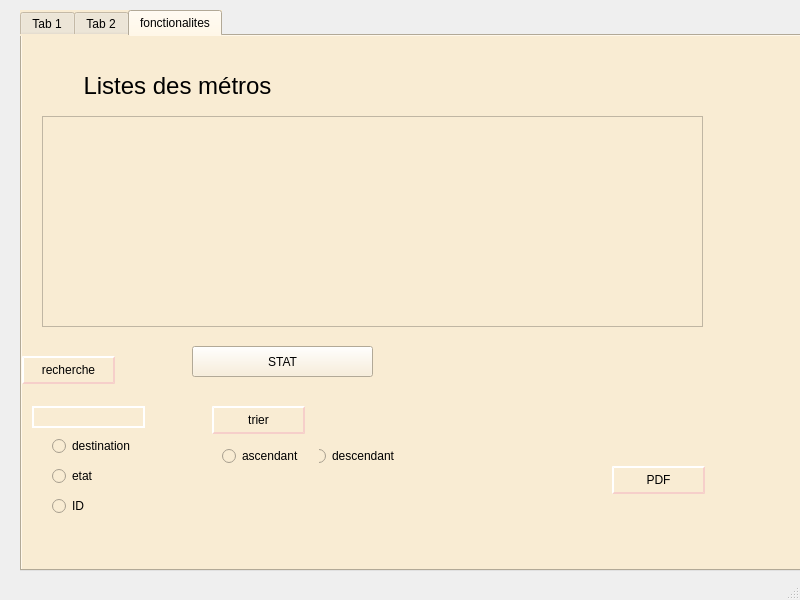
<?xml version="1.0" encoding="UTF-8"?>
<ui version="4.0">
 <class>MainWindow</class>
 <widget class="QMainWindow" name="MainWindow">
  <property name="geometry">
   <rect>
    <x>0</x>
    <y>0</y>
    <width>800</width>
    <height>600</height>
   </rect>
  </property>
  <property name="windowTitle">
   <string>MainWindow</string>
  </property>
  <widget class="QWidget" name="centralwidget">
   <widget class="QTabWidget" name="tabWidget">
    <property name="geometry">
     <rect>
      <x>20</x>
      <y>10</y>
      <width>871</width>
      <height>561</height>
     </rect>
    </property>
    <property name="styleSheet">
     <string notr="true">background-color: qradialgradient(spread:pad, cx:1, cy:1, radius:2, fx:1, fy:1, stop:0.149798 rgba(0, 0, 0, 255), stop:0.546559 rgba(248, 248, 248, 255));
background-color: rgb(249, 236, 211);</string>
    </property>
    <property name="currentIndex">
     <number>2</number>
    </property>
    <widget class="QWidget" name="tab_5">
     <attribute name="title">
      <string>Tab 1</string>
     </attribute>
     <widget class="QWidget" name="widget" native="true">
      <property name="geometry">
       <rect>
        <x>0</x>
        <y>0</y>
        <width>801</width>
        <height>121</height>
       </rect>
      </property>
      <property name="styleSheet">
       <string notr="true">background-color: rgba(0, 0, 0, 25);
background-color: rgba(0, 0, 0, 216);</string>
      </property>
      <widget class="QLabel" name="label">
       <property name="geometry">
        <rect>
         <x>0</x>
         <y>20</y>
         <width>791</width>
         <height>81</height>
        </rect>
       </property>
       <property name="text">
        <string>&lt;html&gt;&lt;head/&gt;&lt;body&gt;&lt;p align=&quot;center&quot;&gt;&lt;span style=&quot; font-size:36pt; font-weight:600; font-style:italic; text-decoration: underline; color:#ff9500;&quot;&gt;Bienvenue&lt;/span&gt;&lt;/p&gt;&lt;/body&gt;&lt;/html&gt;</string>
       </property>
      </widget>
     </widget>
     <widget class="QFrame" name="frame">
      <property name="geometry">
       <rect>
        <x>0</x>
        <y>120</y>
        <width>111</width>
        <height>401</height>
       </rect>
      </property>
      <property name="styleSheet">
       <string notr="true">background-color: rgb(255, 149, 0);</string>
      </property>
      <property name="frameShape">
       <enum>QFrame::StyledPanel</enum>
      </property>
      <property name="frameShadow">
       <enum>QFrame::Raised</enum>
      </property>
      <widget class="QWidget" name="widget_2" native="true">
       <property name="geometry">
        <rect>
         <x>20</x>
         <y>0</y>
         <width>61</width>
         <height>401</height>
        </rect>
       </property>
       <property name="styleSheet">
        <string notr="true">background-color: rgba(0, 0, 0, 25);
</string>
       </property>
      </widget>
     </widget>
     <widget class="QWidget" name="widget_3" native="true">
      <property name="geometry">
       <rect>
        <x>160</x>
        <y>160</y>
        <width>571</width>
        <height>291</height>
       </rect>
      </property>
      <property name="styleSheet">
       <string notr="true">background-color: rgb(17, 17, 17);</string>
      </property>
      <widget class="QTextBrowser" name="textBrowser">
       <property name="geometry">
        <rect>
         <x>0</x>
         <y>0</y>
         <width>571</width>
         <height>31</height>
        </rect>
       </property>
       <property name="styleSheet">
        <string notr="true">background-color: qradialgradient(spread:pad, cx:1, cy:1, radius:2, fx:1, fy:1, stop:0.149798 rgba(0, 0, 0, 255), stop:0.546559 rgba(248, 248, 248, 255));
background-color: rgb(249, 236, 211);</string>
       </property>
       <property name="html">
        <string>&lt;!DOCTYPE HTML PUBLIC &quot;-//W3C//DTD HTML 4.0//EN&quot; &quot;http://www.w3.org/TR/REC-html40/strict.dtd&quot;&gt;
&lt;html&gt;&lt;head&gt;&lt;meta name=&quot;qrichtext&quot; content=&quot;1&quot; /&gt;&lt;style type=&quot;text/css&quot;&gt;
p, li { white-space: pre-wrap; }
&lt;/style&gt;&lt;/head&gt;&lt;body style=&quot; font-family:'MS Shell Dlg 2'; font-size:7.8pt; font-weight:400; font-style:normal;&quot;&gt;
&lt;p align=&quot;center&quot; style=&quot; margin-top:0px; margin-bottom:0px; margin-left:0px; margin-right:0px; -qt-block-indent:0; text-indent:0px;&quot;&gt;&lt;span style=&quot; font-family:'.AppleSystemUIFont'; font-size:18pt; font-style:italic;&quot;&gt;Veuillez se connecter&lt;/span&gt;&lt;/p&gt;&lt;/body&gt;&lt;/html&gt;</string>
       </property>
      </widget>
      <widget class="QTextBrowser" name="textBrowser_2">
       <property name="geometry">
        <rect>
         <x>20</x>
         <y>50</y>
         <width>271</width>
         <height>201</height>
        </rect>
       </property>
       <property name="html">
        <string>&lt;!DOCTYPE HTML PUBLIC &quot;-//W3C//DTD HTML 4.0//EN&quot; &quot;http://www.w3.org/TR/REC-html40/strict.dtd&quot;&gt;
&lt;html&gt;&lt;head&gt;&lt;meta name=&quot;qrichtext&quot; content=&quot;1&quot; /&gt;&lt;style type=&quot;text/css&quot;&gt;
p, li { white-space: pre-wrap; }
&lt;/style&gt;&lt;/head&gt;&lt;body style=&quot; font-family:'MS Shell Dlg 2'; font-size:7.8pt; font-weight:400; font-style:normal;&quot;&gt;
&lt;p style=&quot; margin-top:0px; margin-bottom:0px; margin-left:0px; margin-right:0px; -qt-block-indent:0; text-indent:0px;&quot;&gt;&lt;span style=&quot; font-family:'.AppleSystemUIFont'; font-size:18pt; font-weight:600; color:#ffffff;&quot;&gt; Identifiant : &lt;/span&gt;&lt;/p&gt;
&lt;p style=&quot;-qt-paragraph-type:empty; margin-top:0px; margin-bottom:0px; margin-left:0px; margin-right:0px; -qt-block-indent:0; text-indent:0px; font-family:'.AppleSystemUIFont'; font-size:18pt; font-weight:600; color:#ffffff;&quot;&gt;&lt;br /&gt;&lt;/p&gt;
&lt;p style=&quot;-qt-paragraph-type:empty; margin-top:0px; margin-bottom:0px; margin-left:0px; margin-right:0px; -qt-block-indent:0; text-indent:0px; font-family:'.AppleSystemUIFont'; font-size:18pt; font-weight:600; color:#ffffff;&quot;&gt;&lt;br /&gt;&lt;/p&gt;
&lt;p style=&quot;-qt-paragraph-type:empty; margin-top:0px; margin-bottom:0px; margin-left:0px; margin-right:0px; -qt-block-indent:0; text-indent:0px; font-family:'.AppleSystemUIFont'; font-size:18pt; font-weight:600; color:#ffffff;&quot;&gt;&lt;br /&gt;&lt;/p&gt;
&lt;p style=&quot; margin-top:0px; margin-bottom:0px; margin-left:0px; margin-right:0px; -qt-block-indent:0; text-indent:0px;&quot;&gt;&lt;span style=&quot; font-family:'.AppleSystemUIFont'; font-size:18pt; font-weight:600; color:#ffffff;&quot;&gt; &lt;/span&gt;&lt;/p&gt;
&lt;p style=&quot; margin-top:0px; margin-bottom:0px; margin-left:0px; margin-right:0px; -qt-block-indent:0; text-indent:0px;&quot;&gt;&lt;span style=&quot; font-family:'.AppleSystemUIFont'; font-size:18pt; font-weight:600; color:#ffffff;&quot;&gt; Mot de passe :&lt;/span&gt;&lt;/p&gt;&lt;/body&gt;&lt;/html&gt;</string>
       </property>
      </widget>
      <widget class="QLineEdit" name="lineEdit">
       <property name="geometry">
        <rect>
         <x>190</x>
         <y>90</y>
         <width>141</width>
         <height>31</height>
        </rect>
       </property>
       <property name="styleSheet">
        <string notr="true">background-color: rgb(255, 255, 255);</string>
       </property>
      </widget>
      <widget class="QLineEdit" name="lineEdit_2">
       <property name="geometry">
        <rect>
         <x>190</x>
         <y>200</y>
         <width>141</width>
         <height>31</height>
        </rect>
       </property>
       <property name="styleSheet">
        <string notr="true">background-color: rgb(255, 255, 255);</string>
       </property>
      </widget>
      <widget class="QPushButton" name="pushButton">
       <property name="geometry">
        <rect>
         <x>420</x>
         <y>240</y>
         <width>113</width>
         <height>32</height>
        </rect>
       </property>
       <property name="styleSheet">
        <string notr="true">background-color: rgb(255, 255, 255);</string>
       </property>
       <property name="text">
        <string>Se Connecter</string>
       </property>
      </widget>
     </widget>
    </widget>
    <widget class="QWidget" name="tab_6">
     <attribute name="title">
      <string>Tab 2</string>
     </attribute>
     <widget class="QWidget" name="widget_4" native="true">
      <property name="geometry">
       <rect>
        <x>10</x>
        <y>0</y>
        <width>781</width>
        <height>511</height>
       </rect>
      </property>
      <property name="styleSheet">
       <string notr="true">background-color: rgb(42, 42, 42);</string>
      </property>
      <widget class="QWidget" name="widget_5" native="true">
       <property name="geometry">
        <rect>
         <x>0</x>
         <y>0</y>
         <width>791</width>
         <height>61</height>
        </rect>
       </property>
       <property name="styleSheet">
        <string notr="true">background-color: rgb(0, 0, 0);</string>
       </property>
       <widget class="QLabel" name="label_2">
        <property name="geometry">
         <rect>
          <x>0</x>
          <y>10</y>
          <width>761</width>
          <height>41</height>
         </rect>
        </property>
        <property name="text">
         <string>&lt;html&gt;&lt;head/&gt;&lt;body&gt;&lt;p align=&quot;center&quot;&gt;&lt;span style=&quot; font-size:24pt; font-weight:600; text-decoration: underline; color:#ff9300;&quot;&gt;Gestion des métros&lt;/span&gt;&lt;/p&gt;&lt;/body&gt;&lt;/html&gt;</string>
        </property>
       </widget>
      </widget>
      <widget class="QGroupBox" name="groupBox">
       <property name="geometry">
        <rect>
         <x>10</x>
         <y>80</y>
         <width>381</width>
         <height>201</height>
        </rect>
       </property>
       <property name="styleSheet">
        <string notr="true">background-color: rgb(255, 147, 0);</string>
       </property>
       <property name="title">
        <string>Métro</string>
       </property>
       <widget class="QLabel" name="label_3">
        <property name="geometry">
         <rect>
          <x>10</x>
          <y>30</y>
          <width>171</width>
          <height>21</height>
         </rect>
        </property>
        <property name="text">
         <string>&lt;html&gt;&lt;head/&gt;&lt;body&gt;&lt;p&gt;&lt;span style=&quot; font-size:14pt; font-weight:600;&quot;&gt;Identifiant :&lt;/span&gt;&lt;/p&gt;&lt;p&gt;&lt;br/&gt;&lt;/p&gt;&lt;/body&gt;&lt;/html&gt;</string>
        </property>
       </widget>
       <widget class="QLabel" name="label_4">
        <property name="geometry">
         <rect>
          <x>10</x>
          <y>60</y>
          <width>161</width>
          <height>31</height>
         </rect>
        </property>
        <property name="text">
         <string>&lt;html&gt;&lt;head/&gt;&lt;body&gt;&lt;p&gt;&lt;span style=&quot; font-size:14pt; font-weight:600;&quot;&gt;Départ : &lt;/span&gt;&lt;/p&gt;&lt;/body&gt;&lt;/html&gt;</string>
        </property>
       </widget>
       <widget class="QLineEdit" name="lineEdit_id">
        <property name="geometry">
         <rect>
          <x>240</x>
          <y>20</y>
          <width>101</width>
          <height>21</height>
         </rect>
        </property>
        <property name="styleSheet">
         <string notr="true">background-color: rgb(255, 255, 255);</string>
        </property>
       </widget>
       <widget class="QLabel" name="label_5">
        <property name="geometry">
         <rect>
          <x>10</x>
          <y>90</y>
          <width>171</width>
          <height>31</height>
         </rect>
        </property>
        <property name="text">
         <string>&lt;html&gt;&lt;head/&gt;&lt;body&gt;&lt;p&gt;&lt;span style=&quot; font-size:14pt; font-weight:600;&quot;&gt;Destination : &lt;/span&gt;&lt;/p&gt;&lt;/body&gt;&lt;/html&gt;</string>
        </property>
       </widget>
       <widget class="QLineEdit" name="lineEdit_destination">
        <property name="geometry">
         <rect>
          <x>240</x>
          <y>90</y>
          <width>101</width>
          <height>21</height>
         </rect>
        </property>
        <property name="styleSheet">
         <string notr="true">background-color: rgb(255, 255, 255);
</string>
        </property>
       </widget>
       <widget class="QLabel" name="label_6">
        <property name="geometry">
         <rect>
          <x>10</x>
          <y>130</y>
          <width>131</width>
          <height>31</height>
         </rect>
        </property>
        <property name="text">
         <string>&lt;html&gt;&lt;head/&gt;&lt;body&gt;&lt;p&gt;&lt;span style=&quot; font-size:14pt; font-weight:600;&quot;&gt;Nombre de places :&lt;/span&gt;&lt;/p&gt;&lt;/body&gt;&lt;/html&gt;</string>
        </property>
       </widget>
       <widget class="QLabel" name="label_7">
        <property name="geometry">
         <rect>
          <x>30</x>
          <y>160</y>
          <width>81</width>
          <height>31</height>
         </rect>
        </property>
        <property name="text">
         <string>&lt;html&gt;&lt;head/&gt;&lt;body&gt;&lt;p&gt;&lt;span style=&quot; font-size:14pt; font-weight:600;&quot;&gt;état :&lt;/span&gt;&lt;/p&gt;&lt;/body&gt;&lt;/html&gt;</string>
        </property>
       </widget>
       <widget class="QLineEdit" name="lineEdit_places">
        <property name="geometry">
         <rect>
          <x>230</x>
          <y>120</y>
          <width>113</width>
          <height>22</height>
         </rect>
        </property>
       </widget>
       <widget class="QLineEdit" name="lineEdit_depart">
        <property name="geometry">
         <rect>
          <x>240</x>
          <y>50</y>
          <width>113</width>
          <height>22</height>
         </rect>
        </property>
       </widget>
       <widget class="QCheckBox" name="checkBox_marche">
        <property name="geometry">
         <rect>
          <x>200</x>
          <y>170</y>
          <width>83</width>
          <height>20</height>
         </rect>
        </property>
        <property name="text">
         <string>marche</string>
        </property>
       </widget>
       <widget class="QCheckBox" name="checkBox_panne">
        <property name="geometry">
         <rect>
          <x>290</x>
          <y>170</y>
          <width>83</width>
          <height>20</height>
         </rect>
        </property>
        <property name="text">
         <string>panne</string>
        </property>
       </widget>
      </widget>
      <widget class="QWidget" name="widget_6" native="true">
       <property name="geometry">
        <rect>
         <x>9</x>
         <y>290</y>
         <width>751</width>
         <height>211</height>
        </rect>
       </property>
       <property name="styleSheet">
        <string notr="true">background-color: rgb(255, 147, 0);</string>
       </property>
       <widget class="QScrollBar" name="verticalScrollBar">
        <property name="geometry">
         <rect>
          <x>710</x>
          <y>40</y>
          <width>16</width>
          <height>160</height>
         </rect>
        </property>
        <property name="styleSheet">
         <string notr="true">background-color: rgb(255, 255, 255);</string>
        </property>
        <property name="orientation">
         <enum>Qt::Vertical</enum>
        </property>
       </widget>
       <widget class="QTableView" name="tableView_3">
        <property name="geometry">
         <rect>
          <x>20</x>
          <y>40</y>
          <width>661</width>
          <height>131</height>
         </rect>
        </property>
        <property name="styleSheet">
         <string notr="true">QHeaderView::section
{
    background-color: qlineargradient(spread:repeat, x1:1, y1:0, x2:1, y2:1, stop:0 rgba(227, 227, 227, 255),stop:1 rgba(187, 187, 187, 255));
	border: 1px solid #000;
    color: #000;
    text-align: left;
	padding: 4px;
	
}


QHeaderView::section:disabled
{
    background-color: #525251;
    color: #656565;

}


QHeaderView::section:checked
{
    background-color: qlineargradient(spread:repeat, x1:1, y1:0, x2:1, y2:1, stop:0 rgba(227, 227, 227, 255),stop:1 rgba(187, 187, 187, 255));
    color: #000;

}


QHeaderView::section::vertical::first,
QHeaderView::section::vertical::only-one
{
    border-top: 1px solid #353635;

}


QHeaderView::section::vertical
{
    border-top: 1px solid #353635;

}


QHeaderView::section::horizontal::first,
QHeaderView::section::horizontal::only-one
{
    border-left: 1px solid #353635;

}


QHeaderView::section::horizontal
{
    border-left: 1px solid #353635;

}


QTableCornerButton::section
{
    background-color: qlineargradient(spread:repeat, x1:1, y1:0, x2:1, y2:1, stop:0 rgba(227, 227, 227, 255),stop:1 rgba(187, 187, 187, 255));
	border: 1px solid #000;
    color: #fff;

}</string>
        </property>
       </widget>
      </widget>
      <widget class="QPushButton" name="pushButton_2">
       <property name="geometry">
        <rect>
         <x>420</x>
         <y>70</y>
         <width>113</width>
         <height>32</height>
        </rect>
       </property>
       <property name="styleSheet">
        <string notr="true">background-color: rgb(255, 255, 255);</string>
       </property>
       <property name="text">
        <string>Ajouter </string>
       </property>
      </widget>
      <widget class="QPushButton" name="pushButton_4">
       <property name="geometry">
        <rect>
         <x>420</x>
         <y>110</y>
         <width>113</width>
         <height>32</height>
        </rect>
       </property>
       <property name="styleSheet">
        <string notr="true">background-color: rgb(255, 255, 255);</string>
       </property>
       <property name="text">
        <string>Supprimer</string>
       </property>
      </widget>
      <widget class="QPushButton" name="pushButton_5">
       <property name="geometry">
        <rect>
         <x>410</x>
         <y>160</y>
         <width>113</width>
         <height>32</height>
        </rect>
       </property>
       <property name="styleSheet">
        <string notr="true">background-color: rgb(255, 255, 255);</string>
       </property>
       <property name="text">
        <string>Afficher</string>
       </property>
      </widget>
      <widget class="QPushButton" name="pushButton_3">
       <property name="geometry">
        <rect>
         <x>400</x>
         <y>210</y>
         <width>113</width>
         <height>32</height>
        </rect>
       </property>
       <property name="styleSheet">
        <string notr="true">background-color: rgb(255, 255, 255);</string>
       </property>
       <property name="text">
        <string>Mettre à jour</string>
       </property>
      </widget>
      <widget class="QLineEdit" name="lineEdit_id_2">
       <property name="geometry">
        <rect>
         <x>640</x>
         <y>140</y>
         <width>111</width>
         <height>21</height>
        </rect>
       </property>
       <property name="styleSheet">
        <string notr="true">background-color: rgb(255, 255, 255);</string>
       </property>
      </widget>
      <widget class="QLineEdit" name="lineEdit_depart_2">
       <property name="geometry">
        <rect>
         <x>640</x>
         <y>170</y>
         <width>113</width>
         <height>22</height>
        </rect>
       </property>
       <property name="styleSheet">
        <string notr="true">background-color: rgb(255, 255, 255);
</string>
       </property>
      </widget>
      <widget class="QLineEdit" name="lineEdit_destination_2">
       <property name="geometry">
        <rect>
         <x>640</x>
         <y>200</y>
         <width>111</width>
         <height>21</height>
        </rect>
       </property>
       <property name="styleSheet">
        <string notr="true">background-color: rgb(255, 255, 255);
</string>
       </property>
      </widget>
      <widget class="QLineEdit" name="lineEdit_places_2">
       <property name="geometry">
        <rect>
         <x>640</x>
         <y>230</y>
         <width>113</width>
         <height>22</height>
        </rect>
       </property>
       <property name="styleSheet">
        <string notr="true">background-color: rgb(255, 255, 255);
</string>
       </property>
      </widget>
      <widget class="QLineEdit" name="lineEdit_etat_2">
       <property name="geometry">
        <rect>
         <x>640</x>
         <y>260</y>
         <width>113</width>
         <height>22</height>
        </rect>
       </property>
       <property name="styleSheet">
        <string notr="true">background-color: rgb(255, 255, 255);
</string>
       </property>
      </widget>
      <widget class="QLabel" name="label_9">
       <property name="geometry">
        <rect>
         <x>550</x>
         <y>140</y>
         <width>56</width>
         <height>16</height>
        </rect>
       </property>
       <property name="styleSheet">
        <string notr="true">background-color: rgb(255, 255, 255);
</string>
       </property>
       <property name="text">
        <string>    ID</string>
       </property>
      </widget>
      <widget class="QLabel" name="label_10">
       <property name="geometry">
        <rect>
         <x>550</x>
         <y>170</y>
         <width>71</width>
         <height>16</height>
        </rect>
       </property>
       <property name="styleSheet">
        <string notr="true">background-color: rgb(255, 255, 255);
</string>
       </property>
       <property name="text">
        <string>DEPART</string>
       </property>
      </widget>
      <widget class="QLabel" name="label_11">
       <property name="geometry">
        <rect>
         <x>530</x>
         <y>200</y>
         <width>91</width>
         <height>20</height>
        </rect>
       </property>
       <property name="styleSheet">
        <string notr="true">background-color: rgb(255, 255, 255);
</string>
       </property>
       <property name="text">
        <string>DESTINATION</string>
       </property>
      </widget>
      <widget class="QLabel" name="label_12">
       <property name="geometry">
        <rect>
         <x>540</x>
         <y>230</y>
         <width>91</width>
         <height>20</height>
        </rect>
       </property>
       <property name="styleSheet">
        <string notr="true">background-color: rgb(255, 255, 255);
</string>
       </property>
       <property name="text">
        <string>NBR PLACES</string>
       </property>
      </widget>
      <widget class="QLabel" name="label_13">
       <property name="geometry">
        <rect>
         <x>570</x>
         <y>260</y>
         <width>31</width>
         <height>16</height>
        </rect>
       </property>
       <property name="styleSheet">
        <string notr="true">background-color: rgb(255, 255, 255);
</string>
       </property>
       <property name="text">
        <string>ETAT</string>
       </property>
      </widget>
     </widget>
    </widget>
    <widget class="QWidget" name="tab">
     <attribute name="title">
      <string>fonctionalites</string>
     </attribute>
     <widget class="QTableView" name="tableView_2">
      <property name="geometry">
       <rect>
        <x>20</x>
        <y>80</y>
        <width>661</width>
        <height>211</height>
       </rect>
      </property>
      <property name="styleSheet">
       <string notr="true">QHeaderView::section
{
    background-color: qlineargradient(spread:repeat, x1:1, y1:0, x2:1, y2:1, stop:0 rgba(227, 227, 227, 255),stop:1 rgba(187, 187, 187, 255));
	border: 1px solid #000;
    color: #000;
    text-align: left;
	padding: 4px;
	
}


QHeaderView::section:disabled
{
    background-color: #525251;
    color: #656565;

}


QHeaderView::section:checked
{
    background-color: qlineargradient(spread:repeat, x1:1, y1:0, x2:1, y2:1, stop:0 rgba(227, 227, 227, 255),stop:1 rgba(187, 187, 187, 255));
    color: #000;

}


QHeaderView::section::vertical::first,
QHeaderView::section::vertical::only-one
{
    border-top: 1px solid #353635;

}


QHeaderView::section::vertical
{
    border-top: 1px solid #353635;

}


QHeaderView::section::horizontal::first,
QHeaderView::section::horizontal::only-one
{
    border-left: 1px solid #353635;

}


QHeaderView::section::horizontal
{
    border-left: 1px solid #353635;

}


QTableCornerButton::section
{
    background-color: qlineargradient(spread:repeat, x1:1, y1:0, x2:1, y2:1, stop:0 rgba(227, 227, 227, 255),stop:1 rgba(187, 187, 187, 255));
	border: 1px solid #000;
    color: #fff;

}</string>
      </property>
     </widget>
     <widget class="QLabel" name="label_8">
      <property name="geometry">
       <rect>
        <x>0</x>
        <y>30</y>
        <width>311</width>
        <height>41</height>
       </rect>
      </property>
      <property name="text">
       <string>&lt;html&gt;&lt;head/&gt;&lt;body&gt;&lt;p align=&quot;center&quot;&gt;&lt;span style=&quot; font-size:18pt;&quot;&gt;Listes des métros&lt;/span&gt;&lt;/p&gt;&lt;/body&gt;&lt;/html&gt;</string>
      </property>
     </widget>
     <widget class="QRadioButton" name="radioButton_salaire">
      <property name="geometry">
       <rect>
        <x>30</x>
        <y>400</y>
        <width>101</width>
        <height>20</height>
       </rect>
      </property>
      <property name="text">
       <string>destination</string>
      </property>
     </widget>
     <widget class="QRadioButton" name="radioButton_ID">
      <property name="geometry">
       <rect>
        <x>30</x>
        <y>460</y>
        <width>97</width>
        <height>20</height>
       </rect>
      </property>
      <property name="text">
       <string>ID</string>
      </property>
     </widget>
     <widget class="QRadioButton" name="radioButton_nom">
      <property name="geometry">
       <rect>
        <x>30</x>
        <y>430</y>
        <width>97</width>
        <height>20</height>
       </rect>
      </property>
      <property name="text">
       <string>etat</string>
      </property>
     </widget>
     <widget class="QLineEdit" name="line_recherche_critere">
      <property name="geometry">
       <rect>
        <x>10</x>
        <y>370</y>
        <width>113</width>
        <height>22</height>
       </rect>
      </property>
      <property name="styleSheet">
       <string notr="true">border-width: 2px;
border-style: solid;
border-color: white;</string>
      </property>
     </widget>
     <widget class="QPushButton" name="recherche_critere_emp">
      <property name="geometry">
       <rect>
        <x>0</x>
        <y>320</y>
        <width>93</width>
        <height>28</height>
       </rect>
      </property>
      <property name="styleSheet">
       <string notr="true">QPushButton {
color: #FFFFF;
border: 2px solid #F6CFCA;
border-radius: 20px;
border-style: outset;
background: qradialgradient(
cx: 0.3, cy: -0.4, fx: 0.3, fy: -0.4,
radius: 1.35, stop: 0 #fff, stop: 1 #fff
);
padding: 0.3rem 0.2rem;
}

QPushButton:hover {
background: qradialgradient(
cx: 0.3, cy: -0.4, fx: 0.3, fy: -0.4,
radius: 1.35, stop: 0 #fff, stop: 1 #bbb
);
 
    background-color:#FE7F9C	;
    border-radius: 15px;
}</string>
      </property>
      <property name="text">
       <string>recherche</string>
      </property>
     </widget>
     <widget class="QRadioButton" name="rb_desc_historique">
      <property name="geometry">
       <rect>
        <x>290</x>
        <y>410</y>
        <width>97</width>
        <height>20</height>
       </rect>
      </property>
      <property name="styleSheet">
       <string notr="true">QRadioBotton {

border: 2px solid #F6CFCA;
border-radius: 20px;
border-style: outset;
background: qradialgradient(
cx: 0.3, cy: -0.4, fx: 0.3, fy: -0.4,
radius: 1.35, stop: 0 , stop: 1 
);
padding: 0.3rem 0.2rem;
}
QRadioBotton:hover {
background: qradialgradient(
cx: 0.3, cy: -0.4, fx: 0.3, fy: -0.4,
radius: 1.35, stop: 0 , stop: 1 #bbb
);
 
    background-color:#98FB98	;
    border-radius: 15px;
}</string>
      </property>
      <property name="text">
       <string>descendant</string>
      </property>
     </widget>
     <widget class="QRadioButton" name="rb_asc_historique">
      <property name="geometry">
       <rect>
        <x>200</x>
        <y>410</y>
        <width>97</width>
        <height>20</height>
       </rect>
      </property>
      <property name="text">
       <string>ascendant</string>
      </property>
     </widget>
     <widget class="QPushButton" name="pushButton_trier_salaire">
      <property name="geometry">
       <rect>
        <x>190</x>
        <y>370</y>
        <width>93</width>
        <height>28</height>
       </rect>
      </property>
      <property name="styleSheet">
       <string notr="true">QPushButton {
color: #FFFFF;
border: 2px solid #F6CFCA;
border-radius: 20px;
border-style: outset;
background: qradialgradient(
cx: 0.3, cy: -0.4, fx: 0.3, fy: -0.4,
radius: 1.35, stop: 0 #fff, stop: 1 #fff
);
padding: 0.3rem 0.2rem;
}

QPushButton:hover {
background: qradialgradient(
cx: 0.3, cy: -0.4, fx: 0.3, fy: -0.4,
radius: 1.35, stop: 0 #fff, stop: 1 #bbb
);
 
    background-color:#FE7F9C	;
    border-radius: 15px;
}</string>
      </property>
      <property name="text">
       <string>trier</string>
      </property>
     </widget>
     <widget class="QPushButton" name="pushButton_pdf_materiel">
      <property name="geometry">
       <rect>
        <x>590</x>
        <y>430</y>
        <width>93</width>
        <height>28</height>
       </rect>
      </property>
      <property name="styleSheet">
       <string notr="true">QPushButton {
color: #FFFFF;
border: 2px solid #F6CFCA;
border-radius: 20px;
border-style: outset;
background: qradialgradient(
cx: 0.3, cy: -0.4, fx: 0.3, fy: -0.4,
radius: 1.35, stop: 0 #fff, stop: 1 #fff
);
padding: 0.3rem 0.2rem;
}

QPushButton:hover {
background: qradialgradient(
cx: 0.3, cy: -0.4, fx: 0.3, fy: -0.4,
radius: 1.35, stop: 0 #fff, stop: 1 #bbb
);
 
    background-color:#FE7F9C	;
    border-radius: 15px;
}</string>
      </property>
      <property name="text">
       <string>PDF</string>
      </property>
     </widget>
     <widget class="QPushButton" name="pushButton_9">
      <property name="geometry">
       <rect>
        <x>170</x>
        <y>310</y>
        <width>181</width>
        <height>31</height>
       </rect>
      </property>
      <property name="text">
       <string>STAT</string>
      </property>
     </widget>
     <widget class="QLabel" name="label_stag">
      <property name="geometry">
       <rect>
        <x>380</x>
        <y>330</y>
        <width>111</width>
        <height>20</height>
       </rect>
      </property>
      <property name="text">
       <string/>
      </property>
     </widget>
     <widget class="QLabel" name="label_norm">
      <property name="geometry">
       <rect>
        <x>380</x>
        <y>370</y>
        <width>91</width>
        <height>20</height>
       </rect>
      </property>
      <property name="text">
       <string/>
      </property>
     </widget>
     <widget class="QLabel" name="label_14">
      <property name="geometry">
       <rect>
        <x>410</x>
        <y>330</y>
        <width>161</width>
        <height>20</height>
       </rect>
      </property>
      <property name="text">
       <string/>
      </property>
     </widget>
     <widget class="QLabel" name="label_15">
      <property name="geometry">
       <rect>
        <x>410</x>
        <y>370</y>
        <width>141</width>
        <height>20</height>
       </rect>
      </property>
      <property name="text">
       <string/>
      </property>
     </widget>
    </widget>
   </widget>
  </widget>
  <widget class="QMenuBar" name="menubar">
   <property name="geometry">
    <rect>
     <x>0</x>
     <y>0</y>
     <width>800</width>
     <height>26</height>
    </rect>
   </property>
  </widget>
  <widget class="QStatusBar" name="statusbar"/>
 </widget>
 <resources/>
 <connections/>
</ui>
